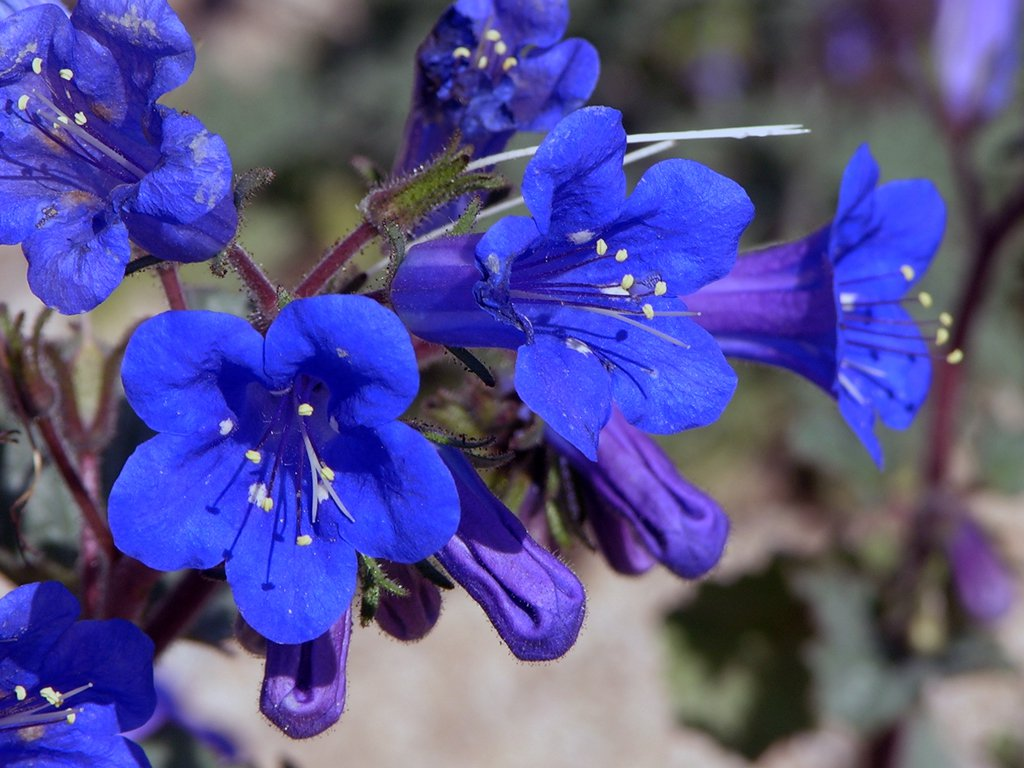
#> input picture assets/blue_flower.jpg, 1024 x 768 px
$ python segment_color.py
#> lines starting #> are read from the running program, lines starting #| are printed output that depends on the picture; after the words box and inside, x2 and y2 are one past the last pixel; in counts of white or black regions, pixels touching at a corner belong together
import cv2
import numpy as np
import matplotlib.pyplot as plt

# read the image
img = cv2.imread('../assets/blue_flower.jpg')
#> img is the input picture: shape (768, 1024, 3); mean B, G, R 142.6, 80.9, 85.6
# converting to HSV format
blur = cv2.blur(img, (5,5))
blur0 = cv2.medianBlur(blur, 5)
blur1 = cv2.GaussianBlur(blur0, (5,5), 0)
blur2 = cv2.bilateralFilter(blur1, 9, 75, 75)
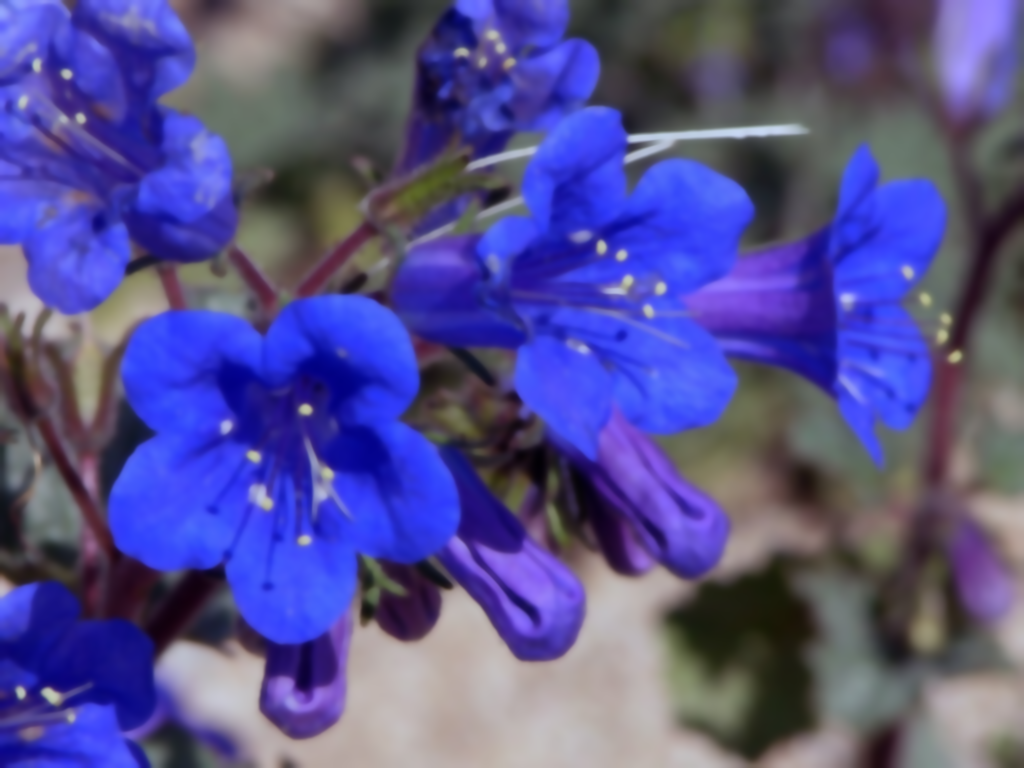
#> blur2: shape (768, 1024, 3); mean B, G, R 142.6, 80.8, 85.6
hsv = cv2.cvtColor(img, cv2.COLOR_BGR2HSV)
#> hsv: shape (768, 1024, 3); mean H, S, V 96, 111, 148.4
low_blue = np.array([110, 50, 50])
high_blue = np.array([130, 255, 255])
mask = cv2.inRange(hsv, low_blue, high_blue)
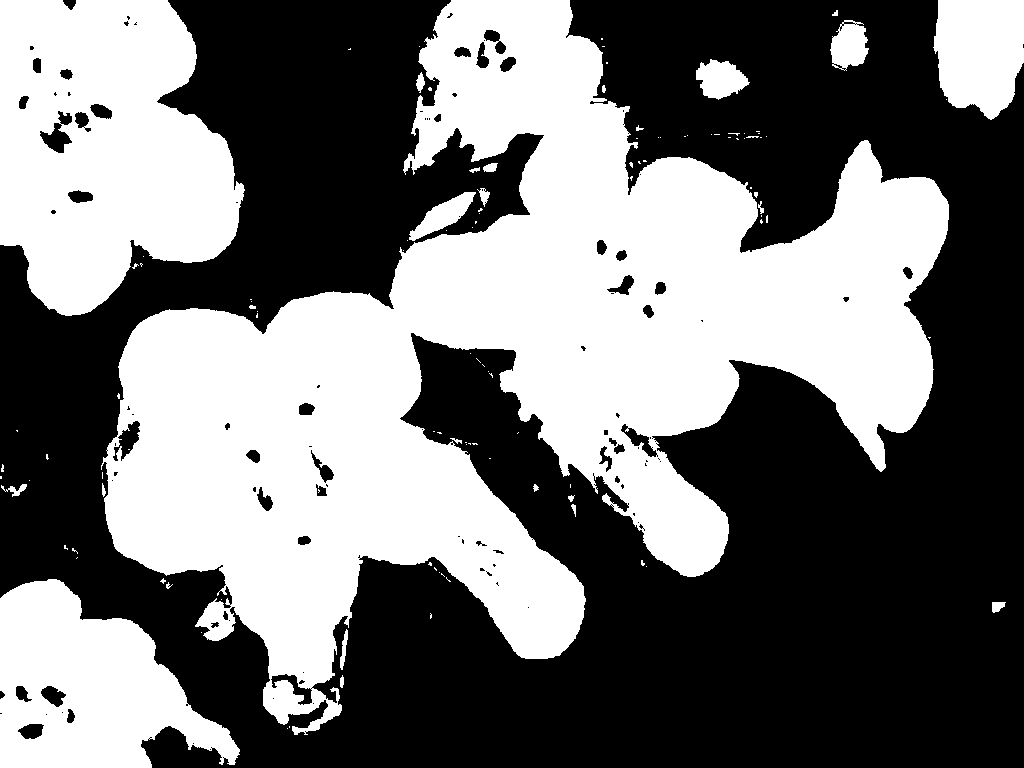
#> mask: shape (768, 1024); 45.4% white; 113 white regions (86 under 20 px), largest, box (x1, y1, x2, y2) and area: (101, 0, 949, 735) 258182, (0, 0, 245, 316) 56555, (0, 579, 240, 768) 27797
res = cv2.bitwise_and(img, img, mask=mask)
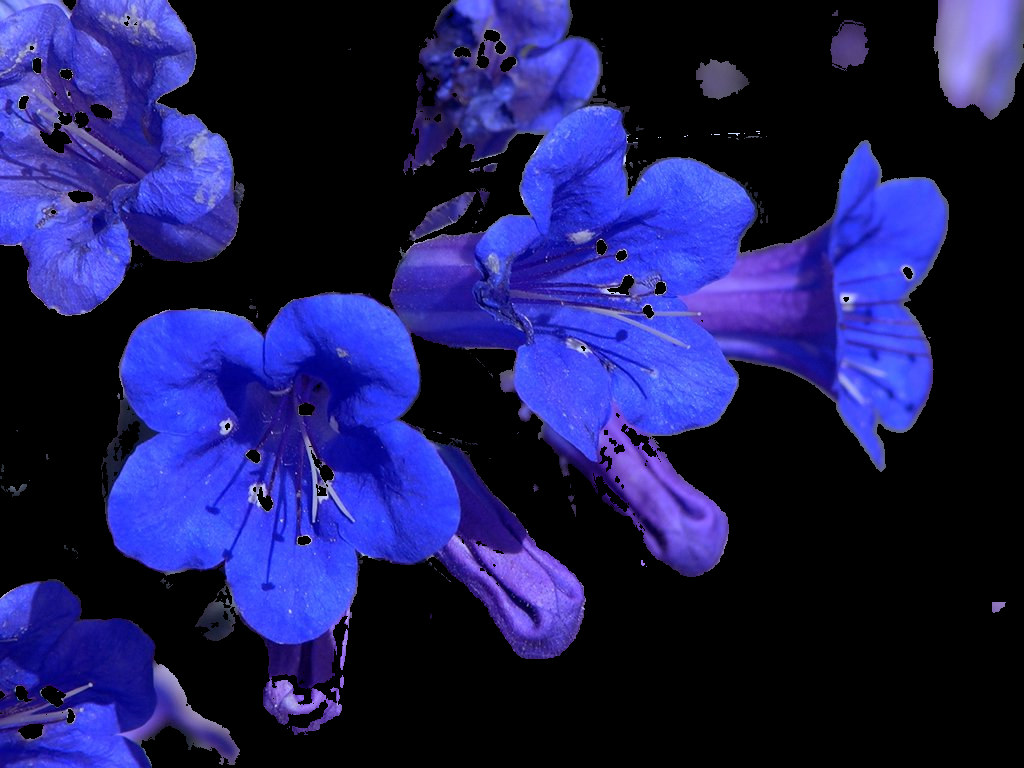
#> res: shape (768, 1024, 3); mean B, G, R 89.5, 28.4, 29.1
cv2.imwrite('../assets/blue_segmented_flower.png', res)
cv2.imshow("segmented flower", res)
cv2.waitKey(0)
cv2.destroyAllWindows()
